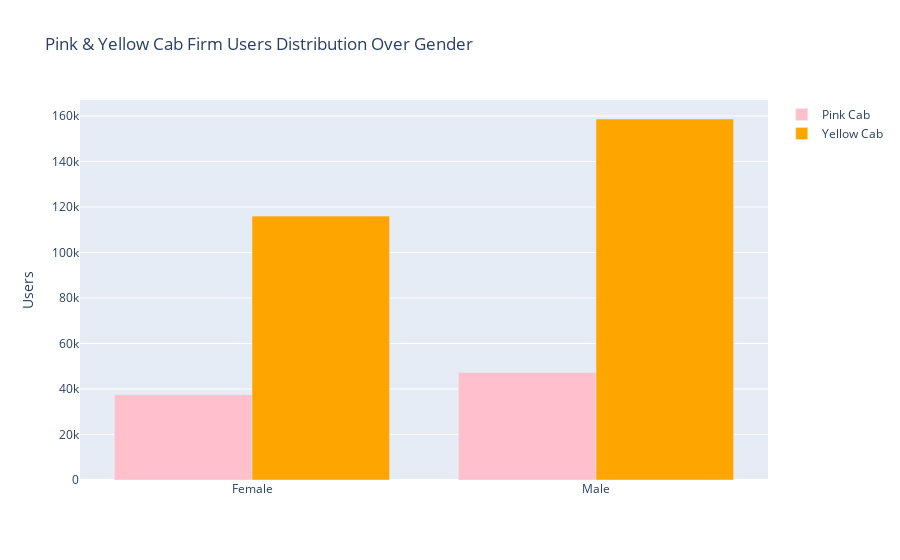

Here is the notebook cell this chart was saved with:
### Markdown cell above
# From the graph shown that yellow Cap have female and male users more that pink in both genders

### Code cell
data_1 = Pink_CapData.groupby("Gender").count()
data_2 = Yellow_CapData.groupby("Gender").count()

fig = go.Figure()
fig.add_trace(go.Bar(
                    x=data_1.index,
                    y=data_1['Users'],
                    name='Pink Cab',
                    marker_color='pink' 
                    ))            
fig.add_trace(go.Bar(
                    x=data_2.index,
                    y=data_2['Users'],
                    name='Yellow Cab',
                    marker_color='orange'
                    ))
fig.update_layout(
    yaxis_title="Users",
    title="Pink & Yellow Cab Firm Users Distribution Over Gender" )

### Figure 1 — Plotly figure (JSON) as saved in the notebook; plotly's stock layout.template omitted (floating-point values rounded to 4 significant figures)
{"data": [{"marker": {"color": "pink"}, "name": "Pink Cab", "type": "bar", "x": ["Female", "Male"], "y": [37480, 47231]}, {"marker": {"color": "orange"}, "name": "Yellow Cab", "type": "bar", "x": ["Female", "Male"], "y": [116000, 158681]}], "layout": {"title": {"text": "Pink & Yellow Cab Firm Users Distribution Over Gender"}, "yaxis": {"title": {"text": "Users"}}}}
